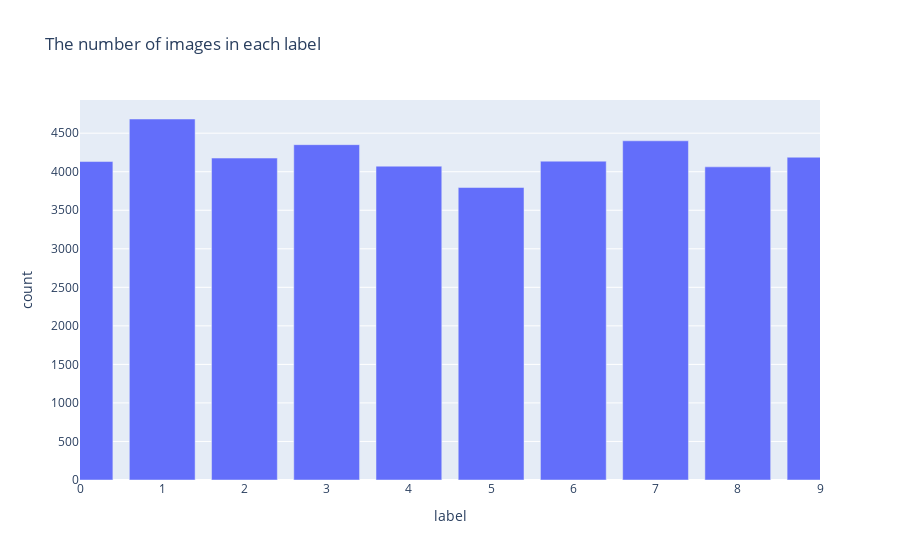

Notebook code for this chart:
### Code cell
fig=px.bar(df,x='label',y='count',title='The number of images in each label')
fig.update_xaxes(range=[0, 9])
fig.show()

### Figure 1 — Plotly figure (JSON) as saved in the notebook; plotly's stock layout.template omitted (floating-point values rounded to 4 significant figures)
{"data": [{"alignmentgroup": "True", "hovertemplate": "label=%{x}<br>count=%{y}<extra></extra>", "legendgroup": "", "marker": {"color": "#636efa", "pattern": {"shape": ""}}, "name": "", "offsetgroup": "", "orientation": "v", "showlegend": false, "textposition": "auto", "type": "bar", "x": [1, 7, 3, 9, 2, 6, 0, 4, 8, 5], "xaxis": "x", "y": [4684, 4401, 4351, 4188, 4177, 4137, 4132, 4072, 4063, 3795], "yaxis": "y"}], "layout": {"barmode": "relative", "legend": {"tracegroupgap": 0}, "title": {"text": "The number of images in each label"}, "xaxis": {"anchor": "y", "domain": [0, 1], "range": [0, 9], "title": {"text": "label"}}, "yaxis": {"anchor": "x", "domain": [0, 1], "title": {"text": "count"}}}}
